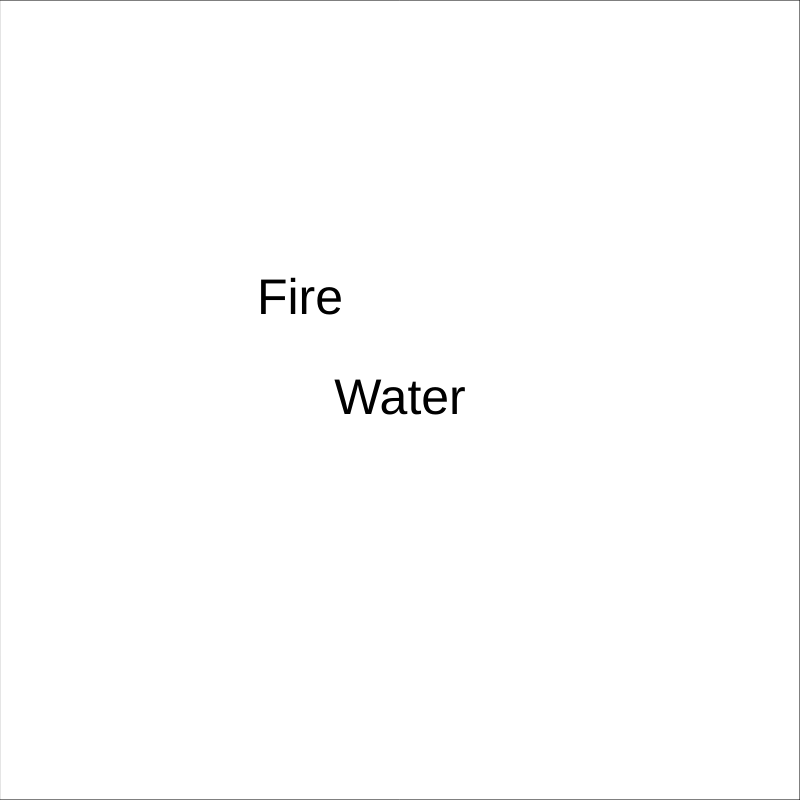
Frame 1 (no input)
Frame 60 (no input): identical to frame 1, image omitted
Frame 120 (the mouse pressed at the canvas centre since frame 60): identical to frame 1, image omitted

The p5.js sketch that drew this single still picture (run headless with seeded random() and noise() and a simulated clock; from frame 60 on, the mouse is pressed at the canvas centre):

// p5.js sketch
// ── sketch.js
let drawItem;
let clicked;

function setup() {
  createCanvas(800, 800);
  var elements = {
    0:['Fire'],
    1:['Water'],
    2:['Air'],
    3:['Earth']
  };
  
  var item = function(itm,x,y,id=null){
    this.id=id;
    this.itm=itm;
    this.name=elements[itm][0];
    this.x=x;
    this.y=y;
  }
  
  items = [new item(1,400,400), new item(0,300,300)];
  
  drawItem = function(id){
    itm = items[id]
    fill(0);
    textAlign(CENTER,CENTER);
    textSize(50);
    text(itm.name,itm.x,itm.y);
  }
}

function mousePressed(){
  k = 0;
  while (k < items.length){
    itm = items[k]
    if (mouseX>=itm.x-50 && mouseX<=itm.x+50 && mouseY>=itm.y-50 && mouseY<=itm.y+50){
      clicked = k;
    }
    k++;
  }
}

function mouseDragged(){
  if (clicked != null){
    items[clicked].x=mouseX;
    items[clicked].y=mouseY;
  }
}

function mouseReleased(){
  clicked = null;
}

function draw() {
  fill(255)
  rect(0,0,800,800);
  drawItem(0);
  drawItem(1);
}
